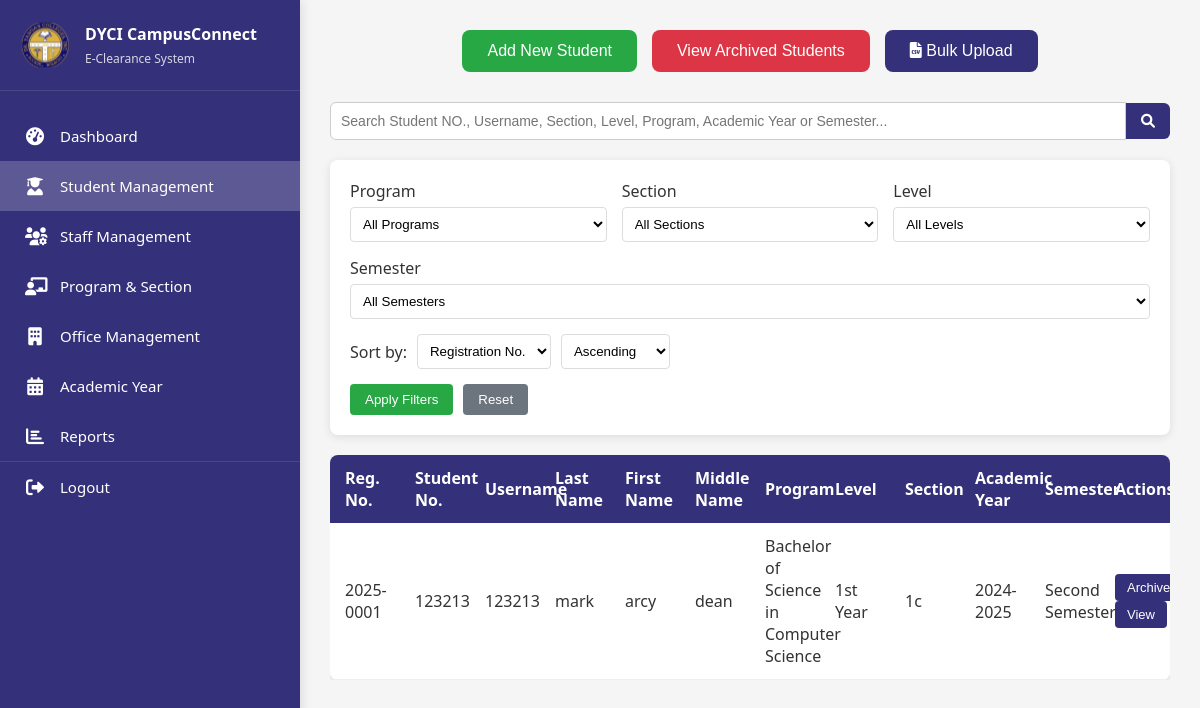
The app's page /pages/student_management.php, older data.
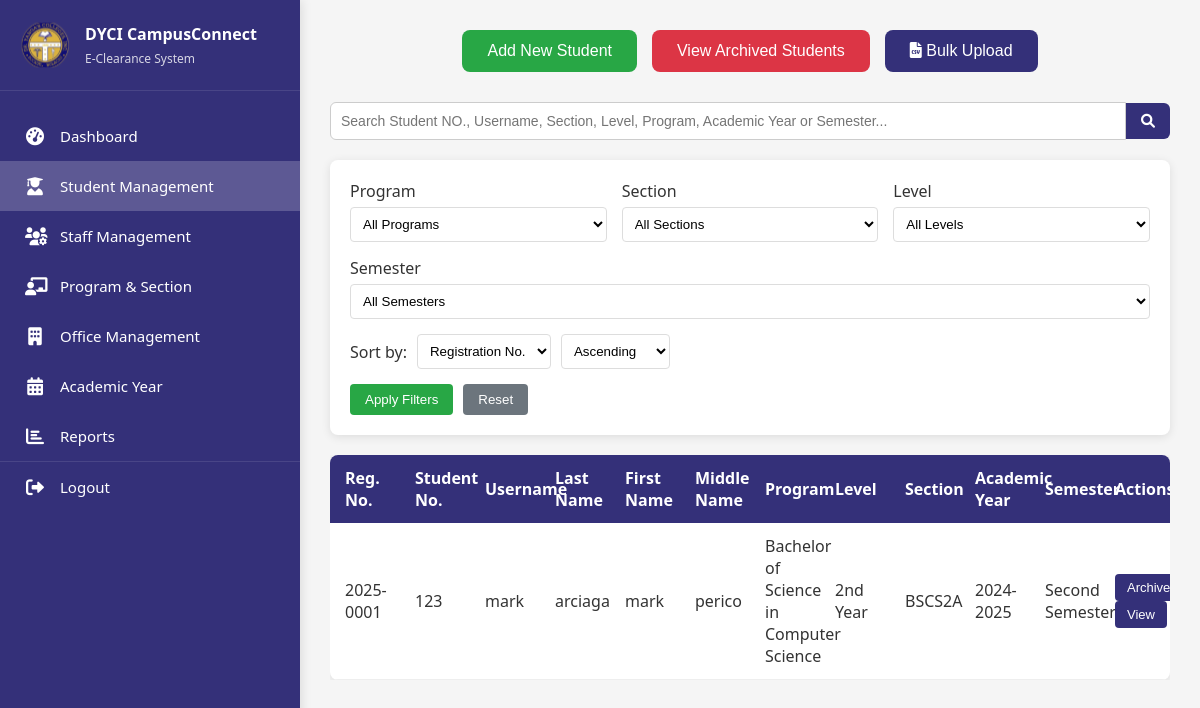
The same page, newer data.
### tables this page shows
CREATE TABLE `students` (
  `RegistrationNo` varchar(20) NOT NULL,
  `studentNo` varchar(20) NOT NULL,
  `Username` varchar(50) NOT NULL,
  `Email` varchar(100) NOT NULL,
  `PasswordHash` varchar(255) NOT NULL,
  `LastName` varchar(50) NOT NULL,
  `FirstName` varchar(50) NOT NULL,
  `Mname` varchar(50) DEFAULT NULL,
  `ProgramCode` varchar(10) NOT NULL,
  `Level` int(11) NOT NULL,
  `SectionCode` varchar(10) NOT NULL,
  `AcademicYear` varchar(20) DEFAULT NULL,
  `Semester` varchar(20) DEFAULT NULL,
  `AccountType` varchar(20) NOT NULL DEFAULT 'Student',
  `LastLogin` timestamp NULL DEFAULT NULL,
  `IsActive` tinyint(1) DEFAULT 1
);

CREATE TABLE `programs` (
  `ProgramCode` varchar(50) NOT NULL,
  `ProgramTitle` varchar(255) NOT NULL
);

CREATE TABLE `levels` (
  `LevelID` int(11) NOT NULL,
  `LevelName` varchar(50) NOT NULL
);

### pages/student_management.php (the view, shortened to what this page needs)
<?php
include '../includes/db_connect.php';
$search_query = "";
$student_query = "SELECT s.*, p.ProgramTitle, l.LevelName
                 FROM students s
                 JOIN programs p ON s.ProgramCode = p.ProgramCode
                 JOIN levels l ON s.Level = l.LevelID
                 WHERE s.IsActive = 1";
$sort_by = isset($_POST['sort_by']) ? $_POST['sort_by'] : 'registration_no';
$sort_order = isset($_POST['sort_order']) ? $_POST['sort_order'] : 'desc';
$sort_columns = [
    'registration_no' => 's.RegistrationNo',
    'student_no' => 's.studentNo',
    'last_name' => 's.LastName',
    'program' => 'p.ProgramTitle',
    'section' => 's.SectionCode'
];
$sort_column = isset($sort_columns[$sort_by]) ? $sort_columns[$sort_by] : 's.RegistrationNo';
$student_query .= " ORDER BY " . $sort_column . " " . ($sort_order === 'asc' ? 'ASC' : 'DESC');
$student_result = $conn->query($student_query);
?>
<!DOCTYPE html>
<html lang="en">
<head>
    <link rel="stylesheet" href="https://cdnjs.cloudflare.com/ajax/libs/font-awesome/6.0.0/css/all.min.css">
</head>
<body>
    <nav class="sidebar">
    <div class="logo-container">
        <img src="../assets/dyci_logo.svg" alt="DYCI Logo" class="logo">
        <div class="logo-text">
            <h2>DYCI CampusConnect</h2>
            <p>E-Clearance System</p>
        </div>
    </div>
    <ul>
        <?php $current_page = basename($_SERVER['PHP_SELF']); ?>
        <li <?php echo ($current_page == 'dashboard.php') ? 'class="active"' : ''; ?>><a href="dashboard.php"><i class="fas fa-tachometer-alt icon"></i> Dashboard</a></li>
        <li <?php echo ($current_page == 'student_management.php') ? 'class="active"' : ''; ?>><a href="student_management.php"><i class="fas fa-user-graduate icon"></i> Student Management</a></li>
        <li <?php echo ($current_page == 'staff_management.php') ? 'class="active"' : ''; ?>><a href="staff_management.php"><i class="fas fa-users-cog icon"></i> Staff Management</a></li>
        <li <?php echo ($current_page == 'program_section.php') ? 'class="active"' : ''; ?>><a href="program_section.php"><i class="fas fa-chalkboard-teacher icon"></i> Program & Section</a></li>
        <li <?php echo ($current_page == 'office_management.php') ? 'class="active"' : ''; ?>><a href="office_management.php"><i class="fas fa-building icon"></i> Office Management</a></li>
        <li <?php echo ($current_page == 'academicyear.php') ? 'class="active"' : ''; ?>><a href="academicyear.php"><i class="fas fa-calendar-alt icon"></i> Academic Year</a></li>
        <li <?php echo ($current_page == 'reports.php') ? 'class="active"' : ''; ?>><a href="reports.php"><i class="fas fa-chart-bar icon"></i> Reports</a></li>
        <li class="logout"><a href="../includes/logout.php"><i class="fas fa-sign-out-alt icon"></i> Logout</a></li>
    </ul>
</nav>
<div class="container">
    <div class="action-buttons">
        <button type="button" class="add-btn" id="add_student_action_btn" onclick="showAddStudentPanel()">Add New Student</button>
        <button type="button" class="delete-btn" id="delete_student_action_btn" onclick="window.location.href='archived_students.php'">View Archived Students</button>
        <button type="button" class="add-btn" onclick="showBulkUploadPanel();" style="background-color:#343079;"><i class="fas fa-file-csv"></i> Bulk Upload</button>
    </div>
    <div class="search-container">
        <form method="POST" class="search-form">
            <div class="search-input-group">
                <input type="text" name="search_query" placeholder="Search Student NO., Username, Section, Level, Program, Academic Year or Semester..."
                       value="<?php echo htmlspecialchars($search_query); ?>">
                <button type="submit" name="search" class="search-button">
                    <i class="fas fa-search"></i>
                </button>
            </div>
        </form>
    </div>
    <div class="filter-container">
        <form method="POST" id="filter-form">
            <div class="filter-row">
                <div class="filter-group">
                    <label for="filter_program">Program</label>
                    <select id="filter_program" name="filter_program">
                        <option value="">All Programs</option>
                    </select>
                </div>
                <div class="filter-group">
                    <label for="filter_section">Section</label>
                    <select id="filter_section" name="filter_section">
                        <option value="">All Sections</option>
                    </select>
                </div>
                <div class="filter-group">
                    <label for="filter_level">Level</label>
                    <select id="filter_level" name="filter_level">
                        <option value="">All Levels</option>
                    </select>
                </div>
                <div class="filter-group">
                    <label for="filter_semester">Semester</label>
                    <select id="filter_semester" name="filter_semester">
                        <option value="">All Semesters</option>
                    </select>
                </div>
            </div>
            <div class="sort-container">
                <label for="sort_by">Sort by:</label>
                <select id="sort_by" name="sort_by">
                    <option value="registration_no" <?php echo (isset($_POST['sort_by']) && $_POST['sort_by'] == 'registration_no') ? 'selected' : ''; ?>>Registration No.</option>
                </select>
                <select id="sort_order" name="sort_order">
                    <option value="asc" <?php echo (isset($_POST['sort_order']) && $_POST['sort_order'] == 'asc') ? 'selected' : ''; ?>>Ascending</option>
                </select>
            </div>
            <div class="filter-buttons">
                <button type="submit" name="apply_filters" class="apply-btn">Apply Filters</button>
                <button type="button" onclick="window.location.href='student_management.php'" class="reset-btn">Reset</button>
            </div>
        </form>
    </div>
    <div class="scrollable-content">
        <div class="student-list">
        <table>
            <thead>
                <tr>
                        <th>Reg. No.</th>
                    <th>Student No.</th>
                    <th>Username</th>
                    <th>Last Name</th>
                    <th>First Name</th>
                    <th>Middle Name</th>
                    <th>Program</th>
                        <th>Level</th>
                    <th>Section</th>
                    <th>Academic Year</th>
                    <th>Semester</th>
                    <th>Actions</th>
                </tr>
            </thead>
            <tbody>
                    <?php
                    if ($student_result->num_rows > 0) {
                        while ($row = $student_result->fetch_assoc()) {
                            $student_data = [
                                'registrationNo' => $row['RegistrationNo'],
                                'studentNo' => $row['studentNo'],
                                'username' => $row['Username'],
                                'email' => $row['Email'],
                                'lastName' => $row['LastName'],
                                'firstName' => $row['FirstName'],
                                'middleName' => $row['Mname'],
                                'programCode' => $row['ProgramCode'],
                                'level' => $row['Level'],
                                'sectionCode' => $row['SectionCode'],
                                'academicYear' => $row['AcademicYear'],
                                'semester' => $row['Semester'],
                            ];
                            $json_student_data = htmlspecialchars(json_encode($student_data), ENT_QUOTES, 'UTF-8');
                    ?>
                            <tr data-student='<?php echo $json_student_data; ?>'
                                data-registration-no='<?php echo htmlspecialchars($row['RegistrationNo']); ?>'
                                data-program-code='<?php echo htmlspecialchars($row['ProgramCode']); ?>'
                                data-level='<?php echo htmlspecialchars($row['Level']); ?>'
                                data-section-code='<?php echo htmlspecialchars($row['SectionCode']); ?>'
                                data-academic-year='<?php echo htmlspecialchars($row['AcademicYear']); ?>'
                                data-semester='<?php echo htmlspecialchars($row['Semester']); ?>'
                                onclick="handleRowClick(event);">
                                <td><?php echo htmlspecialchars($row['RegistrationNo']); ?></td>
                                <td><?php echo htmlspecialchars($row['studentNo']); ?></td>
                                <td><?php echo htmlspecialchars($row['Username']); ?></td>
                                <td><?php echo htmlspecialchars($row['LastName']); ?></td>
                                <td><?php echo htmlspecialchars($row['FirstName']); ?></td>
                                <td><?php echo htmlspecialchars($row['Mname']); ?></td>
                                <td><?php echo htmlspecialchars($row['ProgramTitle']); ?></td>
                                <td><?php echo htmlspecialchars($row['LevelName']); ?></td>
                                <td><?php echo htmlspecialchars($row['SectionCode']); ?></td>
                                <td><?php echo htmlspecialchars($row['AcademicYear']); ?></td>
                                <td><?php echo htmlspecialchars($row['Semester']); ?></td>
                                <td class="px-6 py-4 whitespace-nowrap text-right text-sm font-medium">
                                    <div class="flex space-x-2">
                                        <button onclick="event.stopPropagation(); archiveStudent('<?php echo $row['RegistrationNo']; ?>')" class="bg-yellow-500 hover:bg-yellow-700 text-white font-bold py-2 px-4 rounded">
                                            Archive
                                        </button>
                                        <button type="button" onclick="event.stopPropagation(); viewStudentFromTable(this)" class="bg-green-500 hover:bg-green-700 text-white font-bold py-2 px-4 rounded">
                                            View
                                        </button>
                                    </div>
                                </td>
                    </tr>
                    <?php
                        }
                    } else {
                    ?>
                        <tr>
                            <td colspan="11">No students found.</td>
                        </tr>
                    <?php
                    }
                    ?>
            </tbody>
        </table>
    </div>
</div>
</body>
</html>

### pages/student_management.php (style rules this page uses)
body { font-family: 'Segoe UI', Tahoma, Geneva, Verdana, sans-serif; margin: 0; padding: 0; background-color: #f5f5f5; color: #333; display: flex; min-height: 100vh; }
.sidebar { width: 300px; background-color: #343079; color: white; height: 100vh; position: fixed; padding: 20px 0; box-shadow: 2px 0 10px rgba(0,0,0,0.1); overflow-y: auto; transition: all 0.3s; }
.logo-container { display: flex; align-items: center; padding: 0 20px 20px; border-bottom: 1px solid rgba(255,255,255,0.1); margin-bottom: 20px; }
.logo { width: 50px; height: 50px; margin-right: 15px; }
.logo-text h2 { font-size: 16px; margin: 0 0 5px 0; font-weight: 600; }
.logo-text p { font-size: 12px; margin: 0; opacity: 0.8; }
.sidebar ul { list-style: none; padding: 0; margin: 0; }
.sidebar li a { display: flex; align-items: center; padding: 15px 25px; color: white; text-decoration: none; transition: all 0.3s; font-size: 15px; }
.sidebar li.active a { background-color: rgba(255,255,255,0.2); }
.sidebar li.logout { margin-top: auto; border-top: 1px solid rgba(255,255,255,0.1); }
.sidebar .icon { margin-right: 15px; font-size: 18px; width: 20px; text-align: center; }
.container { min-width: calc(100% - 300px); flex: 1; margin-left: 300px; padding: 30px; display: flex; flex-direction: column; min-height: 100vh; box-sizing: border-box; overflow-y: auto; }
.search-container { margin-bottom: 20px; }
.search-form { display: flex; justify-content: space-between; align-items: center; }
.search-input-group { display: flex; align-items: center; width: 100%; }
.search-input-group input { flex: 1; padding: 10px; border: 1px solid #ccc; border-radius: 6px 0 0 6px; font-size: 14px; }
.search-button, .clear-search-button { padding: 10px 15px; background-color: #343079; color: white; border: none; font-size: 14px; border-radius: 0 6px 6px 0; cursor: pointer; transition: 0.3s; }
.scrollable-content { overflow-x: auto; }
table { table-layout: fixed; width: 100%; border-collapse: collapse; background: white; box-shadow: 0 2px 10px rgba(0,0,0,0.1); border-radius: 8px; overflow: hidden; }
th, td { padding: 12px 15px; text-align: left; }
thead th { background-color: #343079; color: white; }
tbody tr { border-bottom: 1px solid #eee; cursor: pointer; }
tbody td button { background-color: #343079; color: white; border: none; padding: 6px 12px; border-radius: 4px; cursor: pointer; font-size: 13px; }
.action-buttons { margin-bottom: 30px; display: flex; gap: 15px; justify-content: center; }
.action-buttons button { padding: 12px 25px; font-size: 16px; border-radius: 8px; border: none; color: white; cursor: pointer; transition: background-color 0.3s ease; }
.action-buttons button.add-btn { background-color: #28a745; }
.action-buttons button.delete-btn { background-color: #dc3545; }
.filter-container { background-color: #fff; padding: 20px; border-radius: 8px; box-shadow: 0 2px 10px rgba(0,0,0,0.1); margin-bottom: 20px; }
.filter-row { display: flex; gap: 15px; margin-bottom: 15px; flex-wrap: wrap; }
.filter-group { flex: 1; min-width: 200px; }
.filter-group label { display: block; margin-bottom: 5px; color: #333; font-weight: 500; }
.filter-group select { width: 100%; padding: 8px; border: 1px solid #ddd; border-radius: 4px; background-color: #fff; }
.filter-buttons { display: flex; gap: 10px; margin-top: 15px; }
.filter-buttons button { padding: 8px 15px; border: none; border-radius: 4px; cursor: pointer; font-weight: 500; transition: background-color 0.3s; }
.filter-buttons .apply-btn { background-color: #28a745; color: white; }
.filter-buttons .reset-btn { background-color: #6c757d; color: white; }
.sort-container { display: flex; align-items: center; gap: 10px; margin-bottom: 15px; }
.sort-container label { font-weight: 500; color: #333; }
.sort-container select { padding: 8px; border: 1px solid #ddd; border-radius: 4px; background-color: #fff; }

Row changes from the older to the newer data that the page shows:
changed students "mark": studentNo "123213" → "123"; Username "123213" → "mark"; LastName "mark" → "arciaga"; FirstName "arcy" → "mark"; Mname "dean" → "perico"; Level.LevelName "1st Year" → "2nd Year"; SectionCode "1c" → "BSCS2A"
